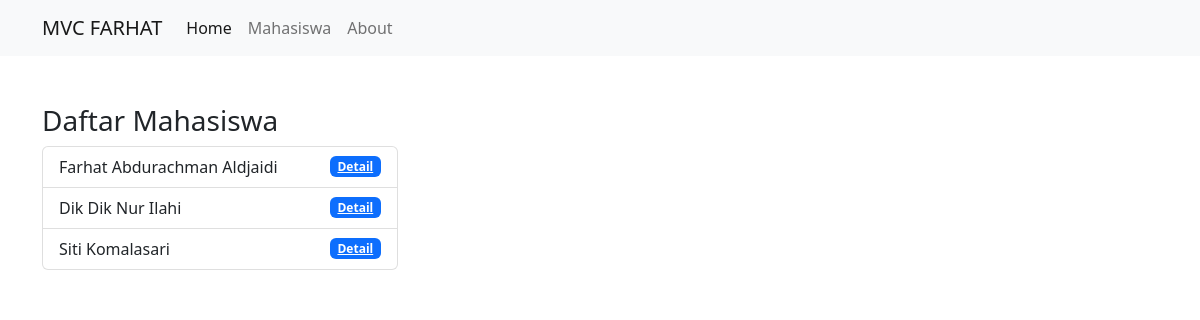
Screenshot of /mvc/public/mahasiswa with the database file from the repository.
### tables this page shows
CREATE TABLE `mahasiswa` (
  `id` int(11) NOT NULL,
  `nama` varchar(100) NOT NULL,
  `nrp` varchar(100) NOT NULL,
  `email` varchar(100) NOT NULL,
  `jurusan` varchar(100) NOT NULL
);

### mvc/app/core/Controller.php (called while the page is built, shortened)
<?php
class Controller
{
    public function view($view, $data = [])
    {
        require_once '../app/views/' . $view . '.php';
    }
    public function model($model)
    {
        return new $model;
    }
}

### mvc/app/controllers/Mahasiswa.php (called while the page is built, shortened)
<?php
class Mahasiswa extends Controller {
    public function index()
    {
        $data['judul'] = 'Daftar Mahasiswa';
        $data['mhs'] = $this->model('Mahasiswa_model')->getAllMahasiswa();
        $this->view('mahasiswa/index', $data);
    }
}

### mvc/app/core/App.php (called while the page is built, shortened)
<?php
class App {
    protected $method = 'index';
    protected $params = [];
    public function __construct()
    {
       $this->controller = new $this->controller;
       call_user_func_array([$this->controller, $this->method], $this->params);
    }
}

### mvc/public/index.php (called while the page is built, shortened)
<?php
$app = new App;

### mvc/app/core/Database.php (called while the page is built, shortened)
<?php
class Database
{
  private $host = DB_HOST;
  private $user = DB_USER;
  private $pass = DB_PASS;
  private $db_name = DB_NAME;
  private $dbh;
  private $stmt;
  public function __construct()
  {
    $dsn = 'mysql:host=' . $this->host . ';dbname=' . $this->db_name;
    $option = [
      PDO::ATTR_PERSISTENT => true,
      PDO::ATTR_ERRMODE => PDO::ERRMODE_EXCEPTION
    ];
    try {
      $this->dbh = new PDO($dsn, $this->user, $this->pass, $option);
    } catch (PDOException $e) {
      die($e->getMessage());
    }
  }
  public function query($query)
  {
    $this->stmt = $this->dbh->prepare($query);
  }
  public function execute()
  {
    $this->stmt->execute();
  }
  public function resultSet()
  {
    $this->execute();
    return $this->stmt->fetchAll(PDO::FETCH_ASSOC);
  }
}

### mvc/app/models/Mahasiswa_model.php (called while the page is built, shortened)
<?php
class Mahasiswa_model {
    private $table = 'mahasiswa';
    private $db;
    public function __construct()
    {
      $this->db = new Database;
    }
    public function getAllMahasiswa()
    {
      $this->db->query('SELECT * FROM ' . $this->table);
      return $this->db->resultSet();
    }
}

### mvc/app/views/mahasiswa/index.php (the view)
<div class="container mt-5">
  <div class="row">
    <div class="col-4">
      <h3>Daftar Mahasiswa</h3>
      <ul class="list-group">
        <?php foreach ($data['mhs'] as $mhs) : ?>
          <li class="list-group-item d-flex justify-content-between align-items-center">
            <?= $mhs['nama']; ?>
            <a href="<?= BASEURL; ?>/mahasiswa/detail/<?= $mhs['id']; ?>" class="badge text-bg-primary">Detail</a>
          </li>
        <?php endforeach; ?>
      </ul>
    </div>
  </div>
</div>

### rows the page displays
mahasiswa: nama "Farhat Abdurachman Aldjaidi"
mahasiswa: nama "Dik Dik Nur Ilahi"
mahasiswa: nama "Siti Komalasari"
